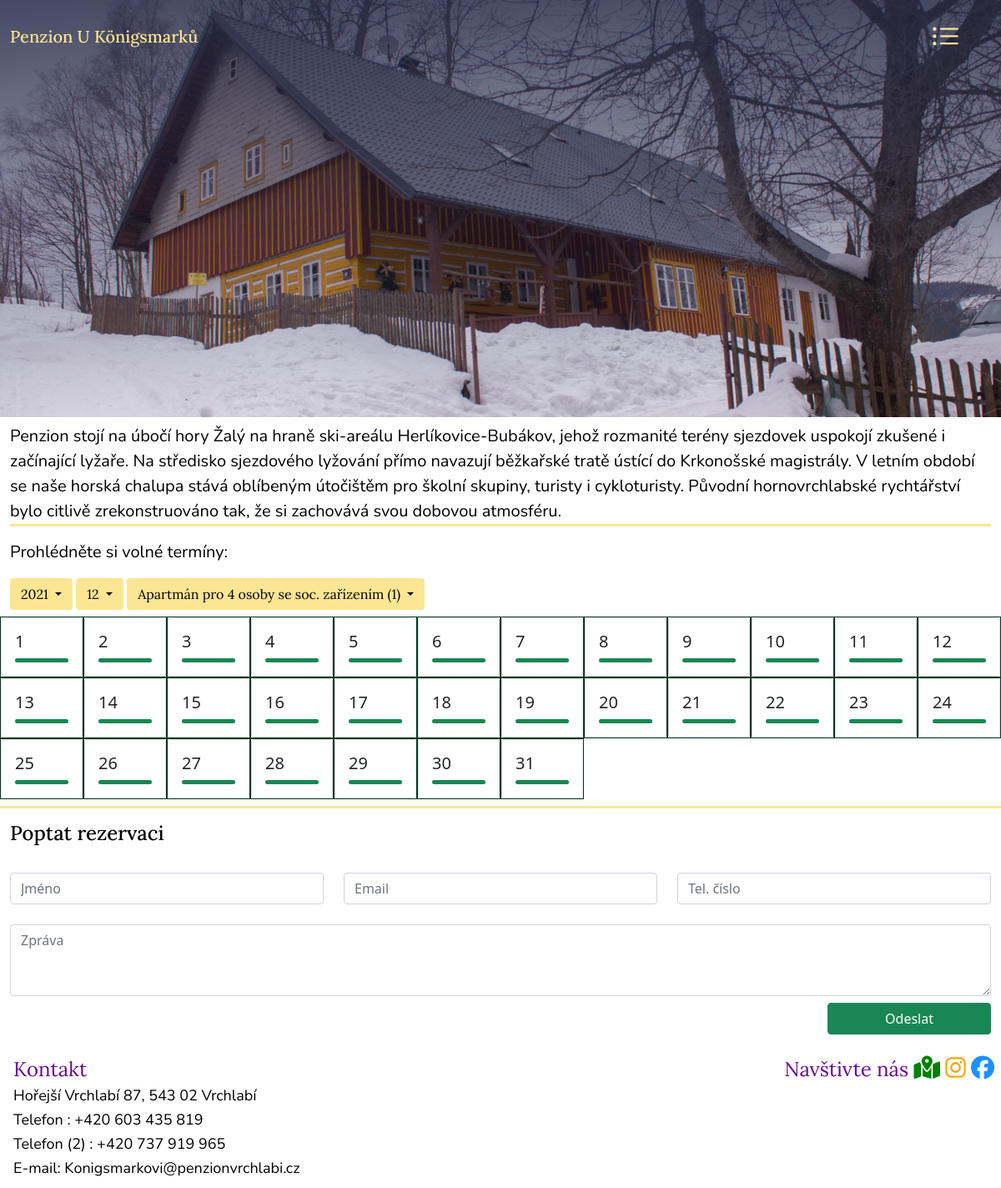
Page /schedule/ on the committed database.
### main.py (models this page shows)
class Apartmans(UserMixin, db.Model):
    __tablename__ = 'apartmans'
    id = Column(db.Integer, primary_key=True)
    name = Column(db.String(250), unique=False)
    img_url = db.Column(db.String(250))
    parents = relationship("Association", back_populates="child")

class Dates(UserMixin, db.Model):
    __tablename__ = 'dates'
    id = db.Column(db.Integer, primary_key=True)
    day = db.Column(db.Integer)
    month = db.Column(db.Integer)
    yearr = db.Column(db.Integer)
    children = relationship("Association", back_populates="parent")

class Association(UserMixin, db.Model):
    __tablename__ = 'association'
    apartmans_id = db.Column(ForeignKey('apartmans.id'), primary_key=True)
    dates_id = db.Column(ForeignKey('dates.id'), primary_key=True)
    is_reserved = db.Column(db.Boolean)
    child = relationship("Apartmans", back_populates="parents")
    parent = relationship("Dates", back_populates="children")
    jmeno = db.Column(db.String(250))
    email = db.Column(db.String(250))
    telefon = db.Column(db.String(250))
    infobody = db.Column(db.String(250))

### main.py (the view, shortened to what this page needs)
@app.route('/schedule/', methods=['GET', 'POST'])
def schedule():
    global keep_pokoj
    global this_year
    global this_month
    global popisek_dne
    title = "Penzion u Königsmarků - Ubytování"
    content = "Prohlédněte si volné termíny ubytování a naplánujte vaši dovolenou, školu v přírodě, lyžařský kurz, " \
              "svatbu nebo firemní akci na horách v rodinném penzionu U Königsmarků"
    form = ReservationForm()
    form2 = InfooHostechForm()
    if request.args.get('rk') is not None:
        this_year = int(request.args.get('rk'))
    if request.args.get('msc') is not None:
        this_month = int(request.args.get('msc'))
    if request.args.get('appart') is not None:
        keep_pokoj = int(request.args.get('appart'))
    list_roku = []
    list_mesicu = []
    vyber_roka = Dates.query.order_by(Dates.yearr)
    vyber_mesicu = Dates.query.order_by(Dates.month)
    for x in vyber_roka:
        if x.yearr not in list_roku:
            list_roku.append(x.yearr)
    for y in vyber_mesicu:
        if y.month not in list_mesicu:
            list_mesicu.append(y.month)
    all_apartmens = Apartmans.query.all()
    apartments_query = Apartmans.query.filter_by(id=keep_pokoj).first()
    actual_days = Dates.query.filter_by(yearr=this_year, month=this_month).all()
    reservation_control = None
    return render_template("schedule.html", list_mesicu=list_mesicu, list_roku=list_roku, actual_days=actual_days,
                           this_year=this_year, this_month=this_month, all_apartmens=all_apartmens,
                           apartments_query=apartments_query, reservation_control=reservation_control,
                           keep_pokoj=keep_pokoj, form=form, form2=form2, title=title, content=content)

### forms.py
class ReservationForm(FlaskForm):
    name = StringField("Jméno", validators=[DataRequired()])
    email = EmailField("Email", validators=[DataRequired()])
    telefon = IntegerField("Tel. číslo", validators=[DataRequired()])
    zprava = TextAreaField("", validators=[DataRequired()])
    submit = SubmitField("")

class InfooHostechForm(FlaskForm):
    od = DateField("Od", format='%Y-%m-%d', validators=[DataRequired()])
    do = DateField("Do", format='%Y-%m-%d', validators=[DataRequired()])
    jmeno = StringField("Jméno", validators=[DataRequired()])
    email = EmailField("Email", validators=[DataRequired()])
    telefon = IntegerField("Tel. číslo", validators=[DataRequired()])
    popisek_dne = TextAreaField("", validators=[DataRequired()])
    pokoj = StringField('pokoj', validators=[DataRequired()])
    submit = SubmitField("")

### templates/schedule.html (shortened to what this page needs)
{% include "header.html" %}
<section>
    <div class="container-fluid ">
        <div class="row">
            <div class="col-12 ">
                <p class="pt-2  popisek borderismus2">Penzion stojí na úbočí hory Žalý na hraně ski-areálu Herlíkovice-Bubákov, jehož rozmanité terény sjezdovek uspokojí zkušené i začínající lyžaře. Na středisko sjezdového lyžování přímo navazují běžkařské tratě ústící do Krkonošské magistrály. V letním období se naše horská chalupa stává oblíbeným útočištěm pro školní skupiny, turisty i cykloturisty. Původní hornovrchlabské rychtářství bylo citlivě zrekonstruováno tak, že si zachovává svou dobovou atmosféru.</p>
            </div>
        </div>
        <div class="row">
            <div class="col-12 ">
                <p class="popisek">Prohlédněte si volné termíny: </p>
            </div>
        </div>
        <div class="d-grid gap-2 d-sm-block">
          <button class="btn  dropdown-toggle rightnav f-6 " type="button" data-bs-toggle="dropdown" aria-expanded="false">
          {{this_year}}
          </button>
        <button class="btn dropdown-toggle rightnav f-6" type="button" data-bs-toggle="dropdown" aria-expanded="false">
        {{this_month}}
        </button>
        <button class="btn  dropdown-toggle rightnav f-6" type="button" data-bs-toggle="dropdown" aria-expanded="false">
        {{apartments_query.name}}
        </button>
      </div>
      <div class="row py-2 borderismus2">
        {% for z in actual_days %}
         <div class="col-2 col-md-1 p-0 borderismus3 ">
           <div class="card">
            <div class="card-body">
              <h5 class="card-title">{{z.day}}</h5>
              {% for promenna in z.children: %}
              {% if promenna.apartmans_id == keep_pokoj %}
              {% if promenna.is_reserved %}
                {% if current_user.is_authenticated: %}
              <h6><a href="{{url_for('infohosti', hosti_id=promenna.apartmans_id, hosti_id2=promenna.dates_id)}}">{{promenna.jmeno}}</a></h6>
                {% endif %}
              <div class="progress" style="height: 5px;">
                <div class="progress-bar bg-danger" role="progressbar" style="width: 100%" aria-valuenow="100" aria-valuemin="0" aria-valuemax="100"></div>
              </div>
              {% else %}
              <div class="progress" style="height: 5px;">
                <div class="progress-bar bg-success" role="progressbar" style="width: 100%" aria-valuenow="80" aria-valuemin="0" aria-valuemax="80"></div>
              </div>
              {% endif %}
              {% endif %}
              {% endfor %}
            </div>
           </div>
         </div>
      {% endfor %}
      </div>
    <div class="row">
        <div class="col-12 ">
        <h4 class="rightnav mt-3">Poptat rezervaci</h4>
        </div></div>
        <form  class="row row-cols-1 row-cols-sm-3 " method="POST" action="{{ url_for('schedule', formnumber='form1')}}" >
          <div class="col-sm-4  ">
            <input type="text" name='name' placeholder="Jméno" class="form-control" >
            </div>
            <div class="col-sm-4  ">
            <input type="email" name='email' placeholder="Email" class="form-control" >
            </div>
           <div class="col-sm-4 ">
            <input type="tel" name='telefon' placeholder="Tel. číslo" class="form-control">
            </div>
          <div class="col-sm-12">
          <textarea class="form-control" placeholder="Zpráva" name='zprava' rows="3"></textarea>
          </div>
          <div class="col-sm-12 my-2 d-flex justify-content-end">
          <button type="submit" class="btn btn-success col-md-2 ms-auto">Odeslat</button>
          </div>
    </form>
    </div>
  </section>
{% include "footer.html" %}

### templates/header.html (shortened to what this page needs)
<!DOCTYPE html>
<html lang="cs">
<head>
  <link href="{{ url_for('static', filename='vendor/bootstrap/css/bootstrap.min.css') }}" rel="stylesheet">
  <link rel="stylesheet" href="//bootstrap-extension.com/bootstrap-extension-5.0.0/css/bootstrap-extension.min.css" type="text/css">
  <link rel="stylesheet" href="{{ url_for('static', filename='css/main.css') }}">
</head>
<body>
<section>
<div class="container-fluid heureka">
  <div class="d-flex flex-row bd-highlight ">
    <div class="bd-highlight my-4 py-2   "><h5 class="leftnav"><a href="{{url_for('index')}}">Penzion U Königsmarků</a></h5></div>
    <div class="dropdown me-2 my-3 py-1 ms-auto">
       <button class="btn dropdown-toggle" type="button" id="dropdownMenuButton1" data-bs-toggle="dropdown" aria-expanded="false">
      </button>
    </div>
    </div>
    <div class="col-12 col-sm-12 py-5 ">
  </div>
  </div>
</section>

### templates/footer.html (shortened to what this page needs)
<footer>
<div class="d-flex bd-highlight flex-wrap pt-2 ">
  <div class="me-auto m-2 bd-highlight"><span class="kontakt ms-2">Kontakt </span>
    <p class="fp ms-2">Hořejší Vrchlabí 87, 543 02 Vrchlabí</p>
    <p class="fp ms-2">Telefon : +420 603 435 819</p>
    <p class="fp ms-2"> Telefon (2) : +420 737 919 965</p>
    <p class="fp ms-2"> E-mail: Konigsmarkovi@penzionvrchlabi.cz</p>
  </div>
    <div class=" bd-highlight m-2 align-items-end ">
    <span class="kontakt ms-2">Navštivte nás
      <a href="https://goo.gl/maps/gTSAiQuukmoabn9z8" target="_blank" ><i class="  fas fa-map-marked-alt"  style="font-size: 28px; color: green;"></i></a>
      <a href="https://www.instagram.com/penzion.u.konigsmarku/" target="_blank" ><i class=" fab fa-instagram" style="font-size: 28px; color: orange;"></i></a>
      <a href="https://www.facebook.com/penzion.u.konigsmarku" target="_blank" ><i class=" fab fa-facebook" style="font-size: 28px; color: Dodgerblue;"></i></a></span>
  </div>
</div>
  </footer>
</body>
</html>

### static/css/main.css (style rules this page uses)
.leftnav a { text-decoration: none; color: #fce694; font-family: 'Lora', serif; }
.rightnav { color: black; font-family: 'Lora', serif; }
.f-6 { background-color:#fce694; }
.borderismus2 { border-bottom: 3px solid #fce694; }
.borderismus3 { border-top: 1px solid #093824; border-left: 1px solid #093824; border-bottom: 1px solid #093824; border-right: 1px solid #093824; }
.popisek { color:black; font-family: 'Nunito', sans-serif; font-size: 20px; }
.fp { font-family: 'Nunito', sans-serif; font-size: 18px; margin-bottom:2px; color: black; }
.kontakt { color: #680696; font-family: 'Lora', serif; text-decoration: none; font-size:24px; }
.heureka { background:linear-gradient(0deg, rgba(36, 41, 67, 0), rgba(36, 41, 67, 0.8)), url("/static/fotky/uvodka2.jpg"); -webkit-background-size: cover; -moz-background-size: cover; -o-background-size: cover; background-size: cover; min-height: 200px; }
@media (min-width: 576px) { .heureka { background:linear-gradient(0deg, rgba(36, 41, 67, 0), rgba(36, 41, 67, 0.8)), url("/static/fotky/uvodka2.jpg"); -webkit-background-size: cover; -moz-background-size: cover; -o-background-size: cover; background-size: cover; min-height: 200px; } }
@media (min-width: 768px) { .heureka { background:linear-gradient(0deg, rgba(36, 41, 67, 0), rgba(36, 41, 67, 0.8)), url("/static/fotky/uvodka2.jpg"); -webkit-background-size: cover; -moz-background-size: cover; -o-background-size: cover; background-size: cover; min-height: 300px; } }
@media (min-width: 992px) { .heureka { background:linear-gradient(0deg, rgba(36, 41, 67, 0), rgba(36, 41, 67, 0.8)), url("/static/fotky/uvodka2.jpg"); -webkit-background-size: cover; -moz-background-size: cover; -o-background-size: cover; background-size: cover; min-height: 400px; } }
@media (min-width: 1200px) { .heureka { background:linear-gradient(0deg, rgba(36, 41, 67, 0), rgba(36, 41, 67, 0.8)), url("/static/fotky/uvodka2.jpg"); -webkit-background-size: cover; -moz-background-size: cover; -o-background-size: cover; background-size: cover; min-height: 500px; } }

### rows in the picture
Apartmans: name "Apartmán pro 4 osoby se soc. zařízením (1)"
Dates: day "1"
Dates: day "2"
Dates: day "3"
Dates: day "4"
Dates: day "5"
Dates: day "6"
Dates: day "7"
Dates: day "8"
Dates: day "9"
Dates: day "10"
Dates: day "11"
Dates: day "12"
Dates: day "13"
Dates: day "14"
Dates: day "15"
Dates: day "16"
Dates: day "17"
Dates: day "18"
Dates: day "19"
Dates: day "20"
Dates: day "21"
Dates: day "22"
Dates: day "23"
Dates: day "24"
Dates: day "25"
Dates: day "26"
Dates: day "27"
Dates: day "28"
Dates: day "29"
Dates: day "30"
Dates: day "31"

### other values in the picture
{{ this_year }} "2021"
{{ this_month }} "12"
